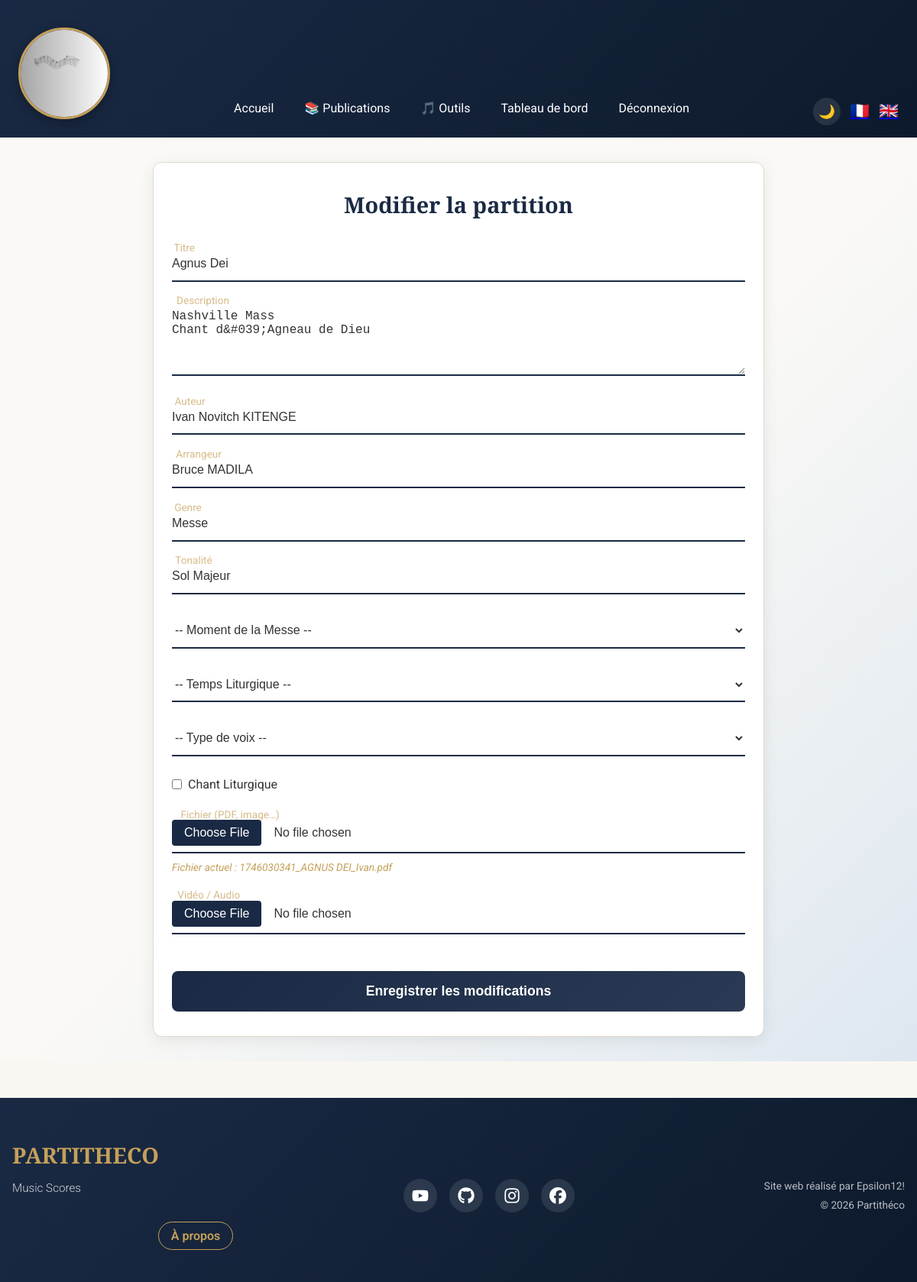
The app's page /edit.php?id=1 (signed in) with its own data.
### tables this page shows
CREATE TABLE projects (
                id INTEGER PRIMARY KEY AUTOINCREMENT,
                user_id INTEGER NOT NULL,
                title TEXT NOT NULL,
                description TEXT NOT NULL,
                thumbnail TEXT,
                date_publication DATETIME DEFAULT CURRENT_TIMESTAMP, media TEXT, author TEXT, arranger TEXT, genre TEXT, tonality TEXT, moment_messe TEXT, temps_liturgique TEXT, is_liturgical BOOLEAN DEFAULT 0, voix TEXT,
                FOREIGN KEY(user_id) REFERENCES users(id)
            );

### assets/locales/trad.php (called while the page is built, shortened)
<?php
$lang = $_SESSION['lang']
         ?? ($_COOKIE['lang'] ?? 'fr');

### classes/Database.php (called while the page is built, shortened)
<?php
class Database {
    private PDO $pdo;
    public function __construct(string $dbPath = __DIR__ . '/../db.sqlite') {
        if (isset($_ENV['DB_HOST']) && !empty($_ENV['DB_HOST'])) {
            $dsn = "pgsql:host=" . $_ENV['DB_HOST'] . ";port=" . ($_ENV['DB_PORT'] ?? 5432) . ";dbname=" . $_ENV['DB_NAME'];
            $this->pdo = new PDO($dsn, $_ENV['DB_USER'], $_ENV['DB_PASS']);
        } else {
            $this->pdo = new PDO('sqlite:' . $dbPath);
        }
        $this->pdo->setAttribute(PDO::ATTR_ERRMODE, PDO::ERRMODE_EXCEPTION);
    }
    public function getPDO(): PDO {
        return $this->pdo;
    }
}

### classes/ProjectRepository.php (called while the page is built, shortened)
<?php
class ProjectRepository {
    private PDO $pdo;
    public function __construct(PDO $pdo) {
        $this->pdo = $pdo;
    }
    public function getById(int $projectId): ?array {
        $stmt = $this->pdo->prepare("
            SELECT p.*, u.username AS publisher
            FROM projects p
            JOIN users u ON p.user_id = u.id
            WHERE p.id = :id
        ");
        $stmt->execute([':id' => $projectId]);
        $result = $stmt->fetch(PDO::FETCH_ASSOC);
        return $result ?: null;
    }
}

### classes/ProjectFormService.php (called while the page is built, shortened)
<?php
class ProjectFormService {
    public function getEmptyFormData(array $source = []): array {
        return [
            'title' => $source['title'] ?? '',
            'description' => $source['description'] ?? '',
            'author' => $source['author'] ?? '',
            'arranger' => $source['arranger'] ?? '',
            'genre' => $source['genre'] ?? '',
            'tonality' => $source['tonality'] ?? '',
            'moment_messe' => $source['moment_messe'] ?? null,
            'temps_liturgique' => $source['temps_liturgique'] ?? null,
            'voix' => $source['voix'] ?? null,
            'is_liturgical' => !empty($source['is_liturgical']),
            'thumbnail' => $source['thumbnail'] ?? '',
            'media' => $source['media'] ?? null,
        ];
    }
}

### edit.php (the view, shortened to what this page needs)
<?php
$projectId = (int)($_GET['id'] ?? 0);
require_once __DIR__ . '/assets/locales/trad.php';
$db = new Database();
$projectRepository = new ProjectRepository($db->getPDO());
$project = $projectRepository->getById($projectId);
$formService = new ProjectFormService($projectRepository);
$formData = $formService->getEmptyFormData($project);
include 'includes/header.php';
include 'includes/navbar.php';
?>
<main>
  <section class="animated-form create-section">
    <h1>Modifier la partition</h1>
    <?php $delay = 0.1; ?>
    <form action="edit.php?id=<?= $projectId ?>&lang=<?= htmlspecialchars($lang) ?>"
          method="post"
          enctype="multipart/form-data"
          novalidate>
      <div class="form-group" style="--delay:<?= $delay ?>s">
        <input type="text" id="title" name="title"
               placeholder=" " value="<?= htmlspecialchars($formData['title']) ?>"
               required maxlength="100">
        <label for="title">Titre</label>
        <div class="form-line"></div><p class="error-message"></p>
      </div>
      <?php $delay += 0.1; ?>
      <div class="form-group" style="--delay:<?= $delay ?>s">
        <textarea id="description" name="description"
                  rows="4" placeholder=" "
                  required><?= htmlspecialchars($formData['description']) ?></textarea>
        <label for="description">Description</label>
        <div class="form-line"></div><p class="error-message"></p>
      </div>
      <?php $delay += 0.1; ?>
      <div class="form-group" style="--delay:<?= $delay ?>s">
        <input type="text" id="author" name="author"
               placeholder=" " value="<?= htmlspecialchars($formData['author'] ?? '') ?>">
        <label for="author">Auteur</label>
        <div class="form-line"></div><p class="error-message"></p>
      </div>
      <?php $delay += 0.1; ?>
      <div class="form-group" style="--delay:<?= $delay ?>s">
        <input type="text" id="arranger" name="arranger"
               placeholder=" " value="<?= htmlspecialchars($formData['arranger'] ?? '') ?>">
        <label for="arranger">Arrangeur</label>
        <div class="form-line"></div><p class="error-message"></p>
      </div>
      <?php $delay += 0.1; ?>
      <div class="form-group" style="--delay:<?= $delay ?>s">
        <input type="text" id="genre" name="genre"
               placeholder=" " value="<?= htmlspecialchars($formData['genre'] ?? '') ?>">
        <label for="genre">Genre</label>
        <div class="form-line"></div><p class="error-message"></p>
      </div>
      <?php $delay += 0.1; ?>
      <div class="form-group" style="--delay:<?= $delay ?>s">
        <input type="text" id="tonality" name="tonality"
               placeholder=" " value="<?= htmlspecialchars($formData['tonality'] ?? '') ?>">
        <label for="tonality">Tonalité</label>
        <div class="form-line"></div><p class="error-message"></p>
      </div>
      <?php $delay += 0.1; ?>
      <div class="form-group" style="--delay:<?= $delay ?>s">
        <select id="moment_messe" name="moment_messe" class="lit-select">
            <option value="">-- Moment de la Messe --</option>
        </select>
      </div>
      <?php $delay += 0.1; ?>
      <div class="form-group" style="--delay:<?= $delay ?>s">
        <select id="temps_liturgique" name="temps_liturgique" class="lit-select">
            <option value="">-- Temps Liturgique --</option>
        </select>
      </div>
      <?php $delay += 0.1; ?>
      <div class="form-group" style="--delay:<?= $delay ?>s">
        <select id="voix" name="voix" class="lit-select">
            <option value="">-- Type de voix --</option>
        </select>
      </div>
      <?php $delay += 0.1; ?>
      <div class="form-group" style="--delay:<?= $delay ?>s">
        <label>
            <input type="checkbox" name="is_liturgical" value="1" <?= $formData['is_liturgical'] ? 'checked' : '' ?>>
            Chant Liturgique
        </label>
      </div>
      <?php $delay += 0.1; ?>
      <div class="form-group" style="--delay:<?= $delay ?>s">
        <input type="file" id="file" name="file" placeholder=" ">
        <label for="file">Fichier (PDF, image…)</label>
        <div class="form-line"></div><p class="error-message"></p>
        <?php if ($formData['thumbnail']): ?>
          <p class="current-file">Fichier actuel : <?= htmlspecialchars($formData['thumbnail']) ?></p>
        <?php endif; ?>
      </div>
      <?php $delay += 0.1; ?>
      <div class="form-group" style="--delay:<?= $delay ?>s">
        <input type="file" id="media" name="media" placeholder=" ">
        <label for="media">Vidéo / Audio</label>
        <div class="form-line"></div><p class="error-message"></p>
      </div>
      <?php $delay += 0.1; ?>
      <button type="submit" class="form-btn" style="--delay:<?= $delay ?>s">
        Enregistrer les modifications
      </button>
    </form>
  </section>
</main>
<?php include 'includes/footer.php'; ?>

### assets/css/base.css (style rules this page uses)
:root { --color-lit-night: #1a2a44; --color-lit-gold: #c5a059; --color-lit-white: #f9f7f2; --color-lit-accent: #8e2424; --primary-light: var(--color-lit-night); --text-action: var(--color-lit-accent); --background: var(--color-lit-white); --font-family: 'Roboto', Arial, sans-serif; --card-bg: #ffffff; --text-color: #333333; --border-color: #e0dcd0; --navbar-shadow: rgba(0,0,0,0.15); --skeleton-bg: #e8e4dc; }
*, *::before, *::after { box-sizing: border-box; margin: 0; padding: 0; }
html, body { height: 100%; }
body { display: flex; flex-direction: column; min-height: 100vh; font-family: var(--font-family); background-color: var(--background); color: var(--text-color); line-height: 1.6; transition: background-color 0.3s, color 0.3s; }
main { flex: 1; position: relative; z-index: 0; transition: background 0.3s; }
main { background: linear-gradient( 135deg, rgba(255, 255, 255, 0.272) 50%, rgba(220,230,240,0.95) 100% ); }

### assets/css/forms.css (style rules this page uses)
.animated-form { width: 90%; max-width: 800px; margin: 2rem auto; padding: 2rem 1.5rem; background: var(--card-bg); border-radius: 12px; box-shadow: 0 4px 20px rgba(0,0,0,0.08); }
.animated-form h1 { font-family: var(--font-family-serif); color: var(--color-lit-night); text-align: center; margin-bottom: 2rem; font-size: 1.8rem; }
.form-group { position: relative; margin-bottom: 1.5rem; opacity: 0; transform: translateY(20px); animation: fadeInUp 0.6s ease-out forwards; animation-delay: var(--delay, 0s); }
.form-group input, .form-group textarea, .form-group select { width: 100%; border: none; border-bottom: 2px solid var(--color-lit-night); padding: 0.8rem 0; background: transparent; font-size: 1rem; color: var(--text-color); outline: none; transition: border-color 0.3s ease; }
.form-group input::placeholder, .form-group textarea::placeholder { color: #999; font-style: italic; }
.form-group label { position: absolute; top: 0.8rem; left: 0; font-size: 1rem; color: var(--text-color); opacity: 0.7; pointer-events: none; transition: transform 0.3s, font-size 0.3s, color 0.3s, opacity 0.3s; }
.form-group input:focus + label, .form-group input:not(:placeholder-shown) + label, .form-group textarea:focus + label, .form-group textarea:not(:placeholder-shown) + label { transform: translateY(-1.5rem) scale(0.85); color: var(--color-lit-gold); }
.form-line { position: absolute; bottom: 0; left: 0; width: 100%; height: 2px; overflow: hidden; }
.form-line::before { content: ""; position: absolute; width: 100%; height: 100%; background: var(--color-lit-gold); transform: scaleX(0); transform-origin: left; transition: transform 0.3s ease; }
.form-btn { margin-top: 1.5rem; width: 100%; padding: 1rem 2rem; background: linear-gradient(135deg, var(--color-lit-night) 0%, #2a3a54 100%); color: white; border: none; border-radius: 8px; font-size: 1.1rem; font-weight: 600; cursor: pointer; transition: all 0.3s ease; }
.create-section { border: 1px solid var(--border-color); }
.form-group input[type="checkbox"] { width: auto; margin-right: 0.5rem; accent-color: var(--color-lit-gold); }
.form-group input[type="checkbox"] + label, .form-group label:has(input[type="checkbox"]) { position: static; display: inline-flex; align-items: center; opacity: 1; cursor: pointer; }
.form-group input[type="file"] { padding: 0.5rem 0; }

### assets/css/liturgique.css (style rules this page uses)
:root { --color-lit-night: #1a2a44; --color-lit-gold: #c5a059; --color-lit-white: #f9f7f2; --color-lit-accent: #8e2424; --primary-light: var(--color-lit-night); --text-action: var(--color-lit-accent); --background: var(--color-lit-white); --card-bg: #ffffff; --text-color: #333333; --border-color: #e0dcd0; --font-family-serif: 'Playfair Display', serif; --font-family-sans: 'Roboto', sans-serif; --font-family: var(--font-family-sans); }
body { font-family: var(--font-family); background-color: var(--background); color: var(--text-color); }
h1, h2, h3, .navbar-brand { font-family: var(--font-family-serif); font-weight: 700; }
.lit-select { width: 100%; border: none; border-bottom: 2px solid var(--primary-light); padding: 0.8rem 0; background: transparent; font-size: 1rem; color: var(--text-color); outline: none; cursor: pointer; }
.lit-select option { background-color: var(--card-bg); color: var(--text-color); }
.current-file { font-size: 0.85rem; color: var(--color-lit-gold); margin-top: 0.5rem; font-style: italic; }

### records on screen
projects: title "Agnus Dei", description "Nashville Mass Chant d&#039;Agneau de Dieu", author "Ivan Novitch KITENGE", arranger "Bruce MADILA", genre "Messe", tonality "Sol Majeur", thumbnail "1746030341_AGNUS DEI_Ivan.pdf"

### other values on screen
$t['nav']['home'] "Accueil"
$t['nav']['admin'] "Tableau de bord"
$t['nav']['logout'] "Déconnexion"
$t['nav']['about'] "À propos"
$t['footer']['credits'] "Site web réalisé par Epsilon12!"
